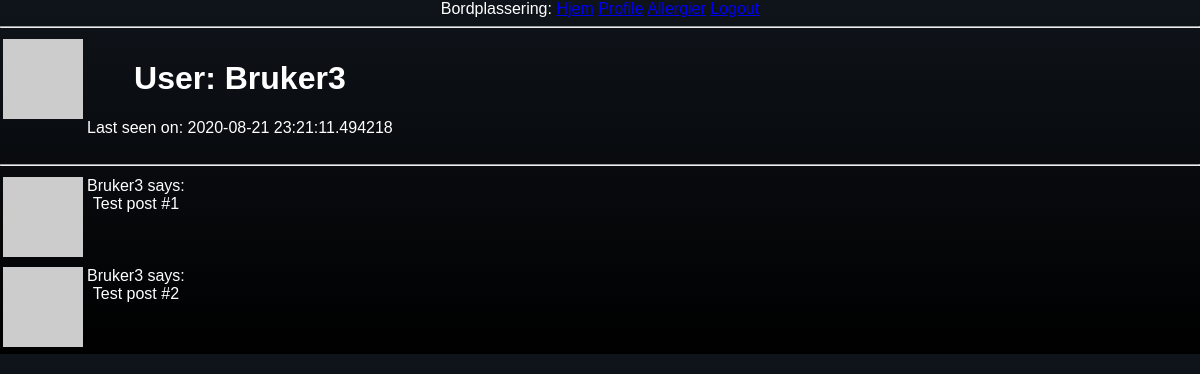
The app's page /user/Bruker3 (signed in), older data.
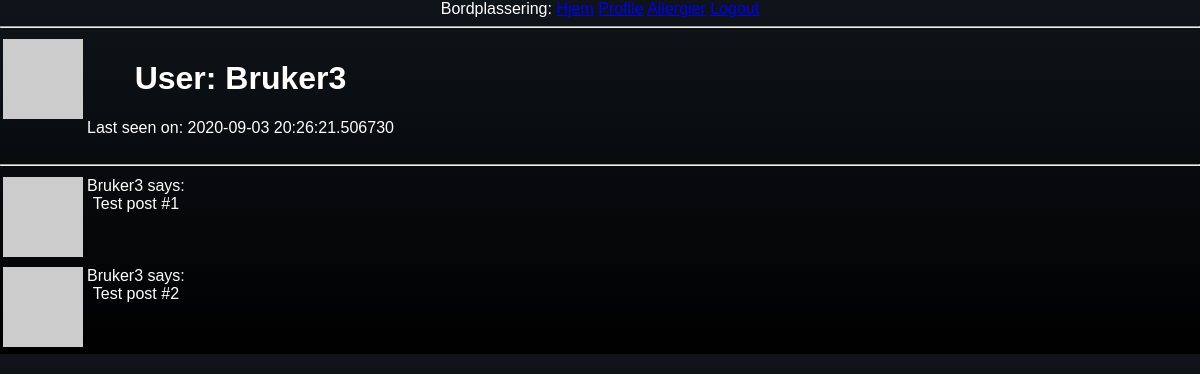
The same page, newer data.
### app/models.py (models this page shows, shortened)
class User(UserMixin, db.Model):
    id = db.Column(db.Integer, primary_key=True)
    username = db.Column(db.String(64), index=True, unique=True)
    email = db.Column(db.String(120), index=True, unique=True)
    password_hash = db.Column(db.String(128))
    person = db.relationship("Person")
    about_me = db.Column(db.String(140), default="")
    last_seen = db.Column(db.DateTime, default=datetime.utcnow)
    roles = db.relationship('Role', secondary='user_roles')
    projects = db.relationship('Project', secondary='user_projects')
    def avatar(self, size):
        digest = md5(self.email.lower().encode('utf-8')).hexdigest()
        return 'https://www.gravatar.com/avatar/{}?d=identicon&s={}'.format(
            digest, size)

### app/routes.py (the view)
@app.route('/user/<username>')
@login_required
def user(username):
    user = User.query.filter_by(username=username).first_or_404()
    posts = [
        {'author': user, 'body': 'Test post #1'},
        {'author': user, 'body': 'Test post #2'}
    ]
    return render_template('user.html', user=user, posts=posts)

### app/models.py (called while the page is built)
@login.user_loader
def load_user(id):
    return User.query.get(int(id))

### app/routes.py (called while the page is built)
@app.before_request
def before_request():
    if current_user.is_authenticated:
        current_user.last_seen = datetime.utcnow()
        db.session.commit()

### app/templates/user.html (shortened to what this page needs)
{% extends "base.html" %}
{% block content %}
<table>
    <table>
        <tr valign="top">
            <td><img src="{{ user.avatar(128) }}"></td>
            <td>
                <h1>User: {{ user.username }}</h1>
                {% if user.last_seen %}<p>Last seen on: {{ user.last_seen }}</p>{% endif %}
            </td>
        </tr>
    </table>
    <hr>
    {% for post in posts %}
        {% include '_post.html' %}
    {% endfor %}
{% endblock %}

### app/templates/base.html (shortened to what this page needs)
<!DOCTYPE html>
<html lang="en">
<head>
    <link rel="stylesheet" href={{ url_for('static', filename='css/index.css')}} ></link>
    <link rel="stylesheet" href={{ url_for('static', filename='css/newApp.css')}} ></link>
    <link rel="stylesheet" href={{ url_for('static', filename='css/formstyle.css')}} ></link>
    <link rel="stylesheet" href={{ url_for('static', filename='css/header.css')}} ></link>
    <link rel="stylesheet" href={{ url_for('static', filename='css/modal.css')}} ></link>
    <link rel="stylesheet" href={{ url_for('static', filename='css/darkmode.css')}} ></link>
    <link rel="stylesheet" href={{ url_for('static', filename='css/newGui.css')}} ></link>
    <link rel="stylesheet" href={{ url_for('static', filename='css/weddingStyle.css')}} ></link>
    <link rel="stylesheet" href={{ url_for('static', filename='css/demostyle.css')}} ></link>
</head>
<body>
    <div>
        Bordplassering:
        <a href="{{ url_for('index') }}">Hjem</a>
        {% if current_user.is_anonymous %}
        <a href="{{ url_for('login') }}">Login</a>
        {% else %}
        <a href="{{ url_for('user', username=current_user.username) }}">Profile</a>
        <a href="{{ url_for('allergies') }}">Allergier</a>
        <a href="{{ url_for('logout') }}">Logout</a>
        {% endif %}
    </div>
    <hr>
        {% block content %}{% endblock %}
</body>
</html>

### app/templates/_post.html
<table>
    <tr valign="top">
        <td><img src="{{ post.author.avatar(36) }}"></td>
        <td>{{ post.author.username }} says:<br>{{ post.body }}</td>
    </tr>
</table>

### app/static/css/index.css (style rules this page uses)
body { background-color: #6696b6; color: white; text-align: center; font-family: Arial, Helvetica, sans-serif; padding: 0; margin: 0; }

### app/static/css/header.css (style rules this page uses)
* { box-sizing: border-box; }

### app/static/css/darkmode.css (style rules this page uses)
body, .new-app { background-color: #171717; }

### app/static/css/weddingStyle.css (style rules this page uses)
body, .new-app { background-color: #d0bdaa; background-repeat: repeat; background-image: url(images/download.png); }

### app/static/css/demostyle.css (style rules this page uses)
body, .new-app { background-color: #0f141a; background-image: linear-gradient(0deg, #000000, #0f141a); background-color: #0a0a0a; transition-duration: 0.2s; }

Row changes from the older to the newer data that the page shows:
changed User "Bruker3": last_seen "2020-08-21 23:21:11.494218" → "2020-09-03 20:26:21.506730"
